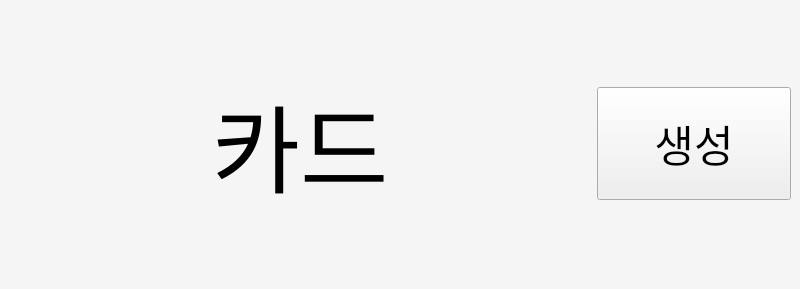
<?xml version="1.0" encoding="UTF-8"?>
<ui version="4.0">
 <class>MainWindow</class>
 <widget class="QMainWindow" name="MainWindow">
  <property name="geometry">
   <rect>
    <x>0</x>
    <y>0</y>
    <width>800</width>
    <height>289</height>
   </rect>
  </property>
  <property name="windowTitle">
   <string>MainWindow</string>
  </property>
  <property name="styleSheet">
   <string notr="true">#central {
	
	background-color: rgba(255, 255, 255, 100);
}</string>
  </property>
  <widget class="QWidget" name="central">
   <layout class="QGridLayout" name="centralLayout" columnstretch="3,1">
    <item row="0" column="0">
     <widget class="QLabel" name="banner">
      <property name="font">
       <font>
        <family>돋움</family>
        <pointsize>72</pointsize>
       </font>
      </property>
      <property name="text">
       <string>카드</string>
      </property>
      <property name="alignment">
       <set>Qt::AlignCenter</set>
      </property>
     </widget>
    </item>
    <item row="0" column="1">
     <widget class="QPushButton" name="btn_create">
      <property name="font">
       <font>
        <family>맑은 고딕</family>
        <pointsize>32</pointsize>
       </font>
      </property>
      <property name="styleSheet">
       <string notr="true">QPushButton {
	padding-top: 24px;
	padding-bottom: 24px;
}</string>
      </property>
      <property name="text">
       <string>생성</string>
      </property>
     </widget>
    </item>
   </layout>
  </widget>
 </widget>
 <resources/>
 <connections/>
</ui>
